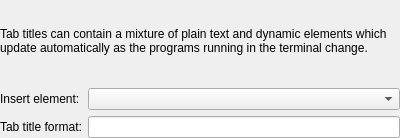
<ui version="4.0" >
 <class>EditTabTitleFormatDialog</class>
 <widget class="QWidget" name="EditTabTitleFormatDialog" >
  <property name="geometry" >
   <rect>
    <x>0</x>
    <y>0</y>
    <width>400</width>
    <height>138</height>
   </rect>
  </property>
  <property name="windowTitle" >
   <string>Edit Tab Format</string>
  </property>
  <layout class="QGridLayout" >
   <property name="leftMargin" >
    <number>0</number>
   </property>
   <property name="topMargin" >
    <number>0</number>
   </property>
   <property name="rightMargin" >
    <number>0</number>
   </property>
   <property name="bottomMargin" >
    <number>0</number>
   </property>
   <item row="1" column="0" >
    <widget class="QLabel" name="label_2" >
     <property name="text" >
      <string>Insert element:</string>
     </property>
    </widget>
   </item>
   <item row="1" column="1" >
    <widget class="QComboBox" name="elementComboBox" />
   </item>
   <item row="2" column="0" >
    <widget class="QLabel" name="label" >
     <property name="text" >
      <string>Tab title format:</string>
     </property>
    </widget>
   </item>
   <item row="2" column="1" >
    <widget class="KLineEdit" name="tabTitleFormatEdit" />
   </item>
   <item row="0" column="0" colspan="2" >
    <widget class="QLabel" name="label_3" >
     <property name="minimumSize" >
      <size>
       <width>380</width>
       <height>0</height>
      </size>
     </property>
     <property name="text" >
      <string>Tab titles can contain a mixture of plain text and dynamic elements which update automatically as the programs running in the terminal change.</string>
     </property>
     <property name="wordWrap" >
      <bool>true</bool>
     </property>
    </widget>
   </item>
  </layout>
 </widget>
 <customwidgets>
  <customwidget>
   <class>KLineEdit</class>
   <extends>QLineEdit</extends>
   <header location="global" >klineedit.h</header>
  </customwidget>
 </customwidgets>
 <resources/>
 <connections/>
</ui>
